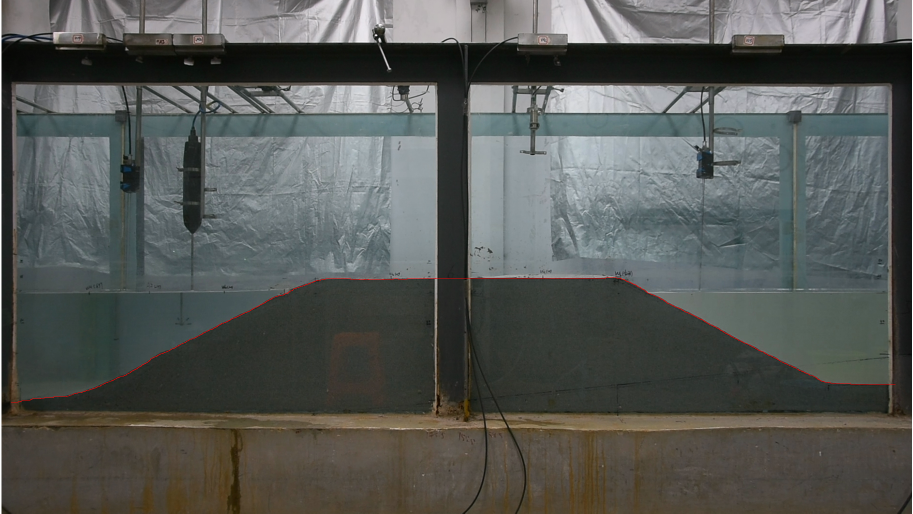
%> input picture pixel identification/01-initial profile/h040H007-noveg-DSC_4351.MOV_000046.462.png, 1826 x 1027 px (shown at 1/2 size); its folder holds only this picture in this run
$ octave findline_middle.m   (GNU Octave 9; MATLAB toolbox functions it lacks are replaced by stand-ins)
%> lines starting %> are read from the running program, lines starting %| are printed output that depends on the picture
%% 读取当前文件夹内的所有png图片

clear;
clc;
close all;
Profilename = 'correction';
% 获取当前文件夹中所有png文件的文件名
fileList = dir('*.png');
% 遍历文件列表，逐个读取文件
figure(1)
pic0=fileList(1).name;
imshow(pic0);
hold on;

for i = 1:length(fileList)
    filename = fileList(i).name;
    % 使用imread函数读取文件
    img = imread(filename);
%> img is the input picture: size 1027x1826x3 uint8; mean R, G, B 86, 88.7, 85.5
    [m,n,color] = size(img);
%> m = 1027; n = 1826; color = 3
    img1 = rgb2gray(img);
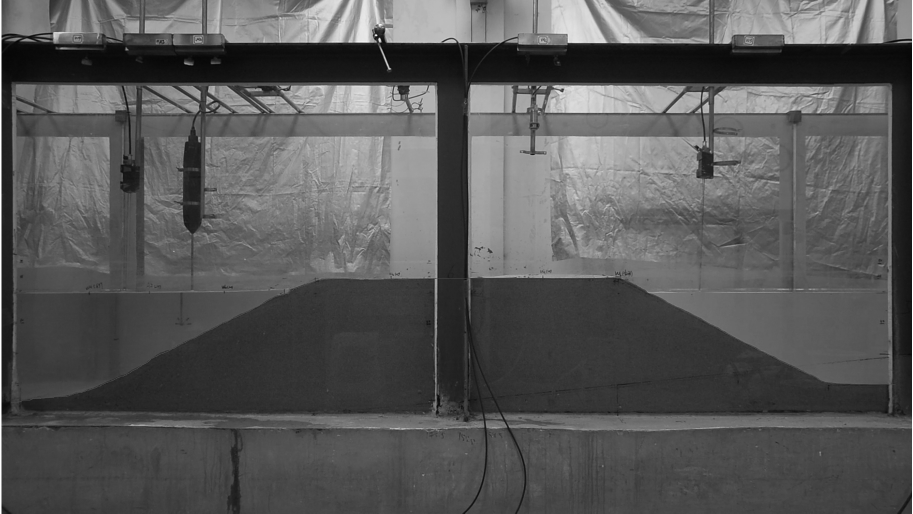
%> img1: size 1027x1826 uint8 (shown at 1/2 size); min 0, max 255, mean 87.5
    R = img(:,:,1);
    G = img(:,:,2);
    B = img(:,:,3);
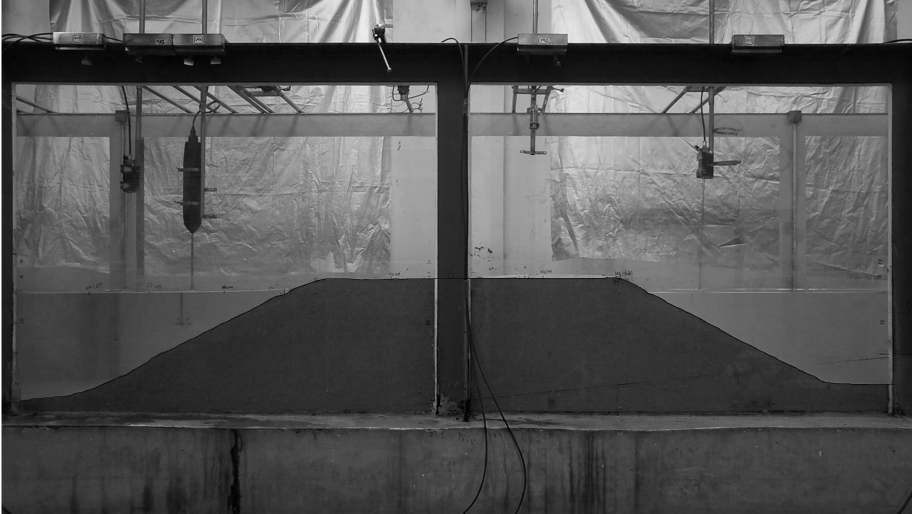
%> B: size 1027x1826 uint8 (shown at 1/2 size); min 0, max 255, mean 85.5
    clear A1 A2
    [A1,A2] = find(R==235 & G==6 & B==6); % A1-Y A2-X，已经将RGB纠正
%> A1 = 2189 values from 556 to 805; A2 = 2189 values from 23 to 1791
    figure(1)
    plot(A2,A1,'-.b','LineWidth',1);
    title(filename);
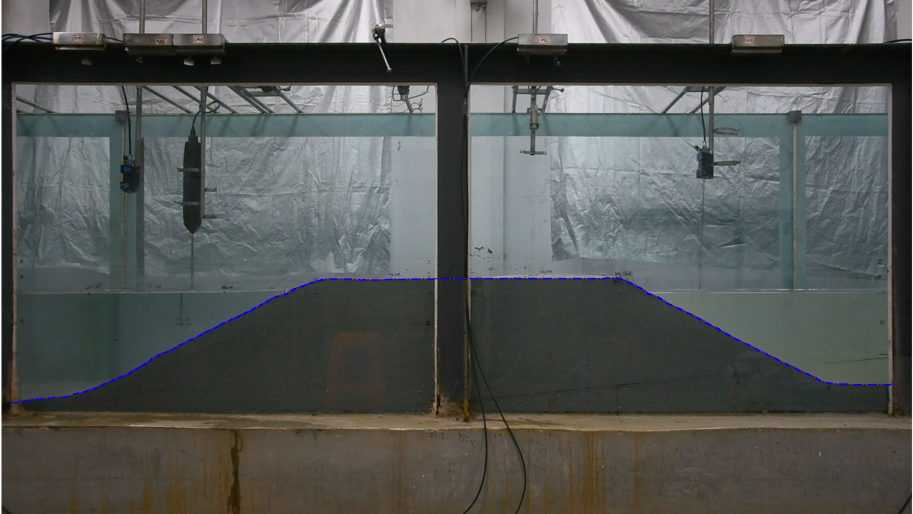
%> figure redrawn from the program's plot data; shown at 1/2 size; its title reads 'h040H007-noveg-DSC_4351.MOV_000046.462.png'
    hold on;
    %将横纵坐标转化为以水槽底部为0点的坐标系
    A2=8.7-(934-A2)*0.001655;
%> A2 = 2189 values from 7.19 to 10.12
    A1=(556-A1)*0.001724+0.45;
%> A1 = 2189 values, max 0.45 at index 1414, min 0.0207 at index 1, mean 0.285

    PDATA = [A2 A1];%已将顺序调整为xy坐标的正确标注
%> PDATA = 2189 rows, first 12: [7.19 0.0207; 7.19 0.0207; 7.2 0.0207; 7.2 0.0207; 7.2 0.0207; 7.2 0.0207; 7.2 0.0207; 7.2 0.0207; 7.21 0.0207; 7.21 0.0207; 7.21 0.0207; 7.21 0.0207]

    writematrix(PDATA, 'data.xlsx', 'Sheet', i);
end

$ run again, on pixel identification/01-initial profile/h040H019-noveg-DSC_4344.MOV_000101.681.png
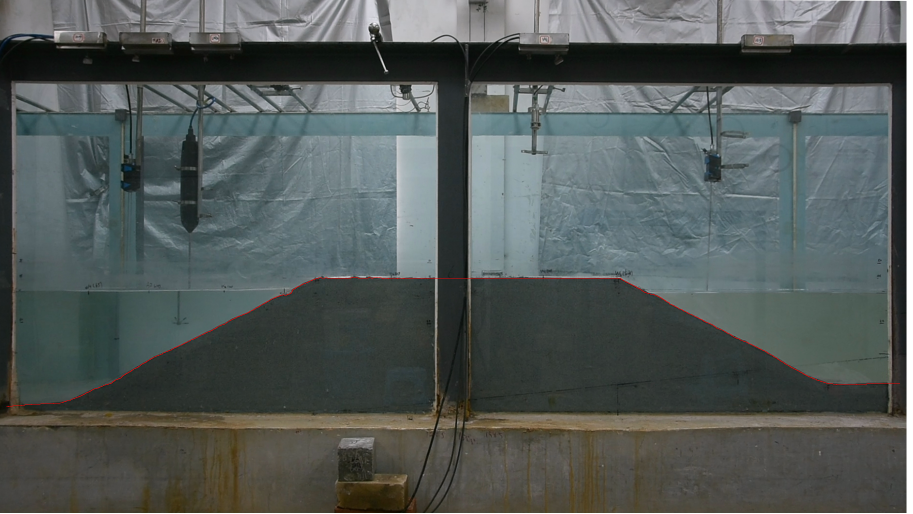
%> input picture pixel identification/01-initial profile/h040H019-noveg-DSC_4344.MOV_000101.681.png, 1826 x 1027 px (shown at 1/2 size)
%> img is the input picture: size 1027x1826x3 uint8; mean R, G, B 82.6, 89.6, 87.8
%> `B = img(:,:,3);`:
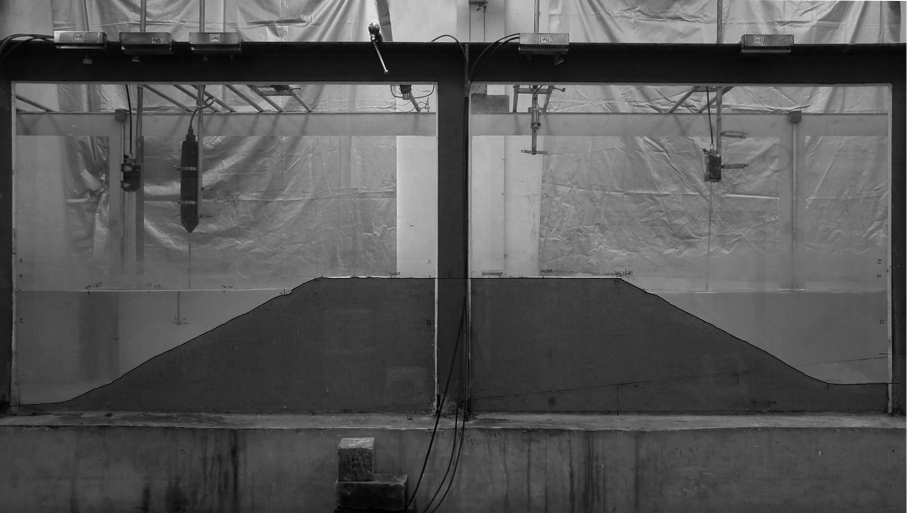
%> B: size 1027x1826 uint8 (shown at 1/2 size); min 0, max 255, mean 87.8
%> `[A1,A2] = find(R==235 & G==6 & B==6);`: A1 = 2235 values from 555 to 814; A2 = 2235 values from 14 to 1800
%> `title(filename);`:
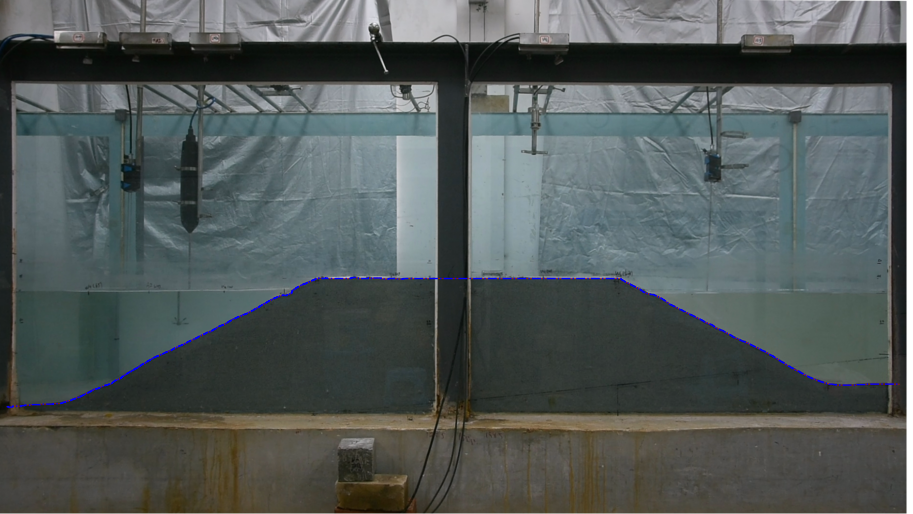
%> figure redrawn from the program's plot data; shown at 1/2 size; its title reads 'h040H019-noveg-DSC_4344.MOV_000101.681.png'
%> `A2=8.7-(934-A2)*0.001655;`: A2 = 2235 values from 7.18 to 10.13
%> `A1=(556-A1)*0.001724+0.45;`: A1 = 2235 values, max 0.452 at index 931, min 0.00521 at index 5, mean 0.28
%> PDATA = 2235 rows, first 12: [7.18 0.00693; 7.18 0.00693; 7.18 0.00693; 7.18 0.00693; 7.18 0.00521; 7.18 0.00521; 7.19 0.00521; 7.19 0.00521; 7.19 0.00521; 7.19 0.00521; 7.19 0.00521; 7.19 0.00521]

$ run again, on pixel identification/01-initial profile/h045H010-noveg-DSC_4341.MOV_000100.831.png
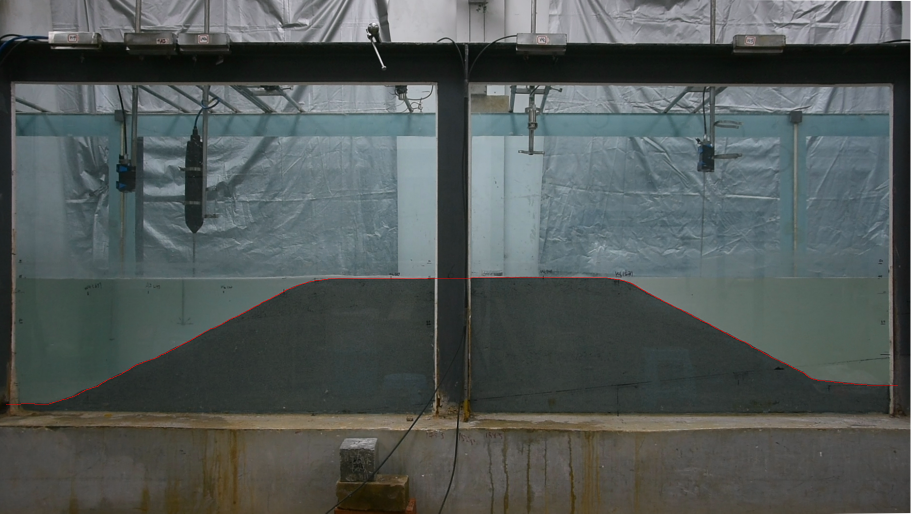
%> input picture pixel identification/01-initial profile/h045H010-noveg-DSC_4341.MOV_000100.831.png, 1826 x 1027 px (shown at 1/2 size)
%> img is the input picture: size 1027x1826x3 uint8; mean R, G, B 81.7, 88.6, 87.2
%> `B = img(:,:,3);`:
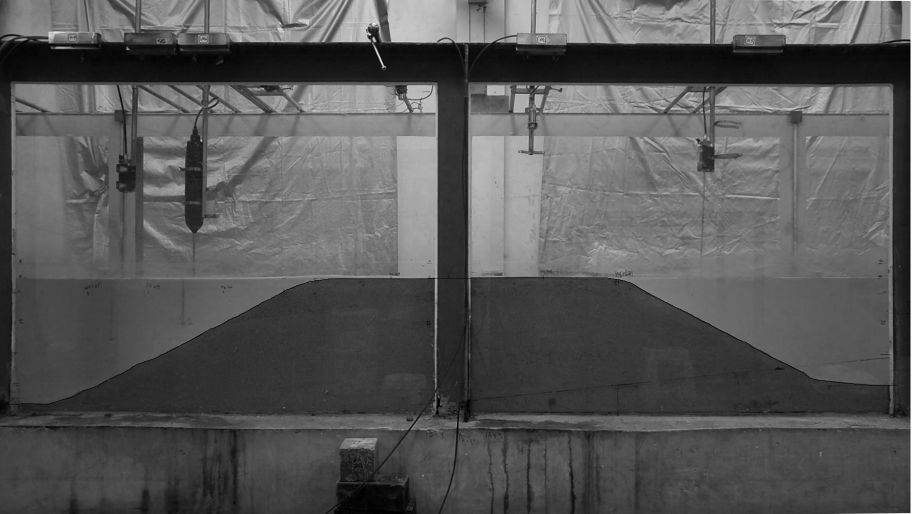
%> B: size 1027x1826 uint8 (shown at 1/2 size); min 0, max 255, mean 87.2
%> `[A1,A2] = find(R==235 & G==6 & B==6);`: A1 = 2194 values from 556 to 810; A2 = 2194 values from 13 to 1796
%> `title(filename);`:
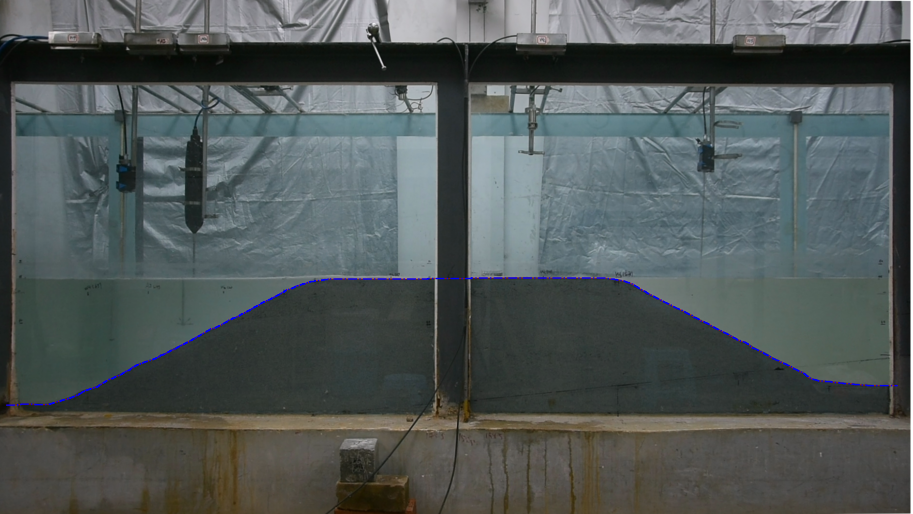
%> figure redrawn from the program's plot data; shown at 1/2 size; its title reads 'h045H010-noveg-DSC_4341.MOV_000100.831.png'
%> `A2=8.7-(934-A2)*0.001655;`: A2 = 2194 values from 7.18 to 10.13
%> `A1=(556-A1)*0.001724+0.45;`: A1 = 2194 values, max 0.45 at index 1152, min 0.0121 at index 1, mean 0.281
%> PDATA = 2194 rows, first 12: [7.18 0.0121; 7.18 0.0121; 7.18 0.0121; 7.18 0.0121; 7.18 0.0121; 7.18 0.0121; 7.19 0.0121; 7.19 0.0121; 7.19 0.0121; 7.19 0.0121; 7.19 0.0121; 7.19 0.0121]

$ run again, on pixel identification/01-initial profile/h040H010-noveg-DSC_4347.MOV_000144.490.png
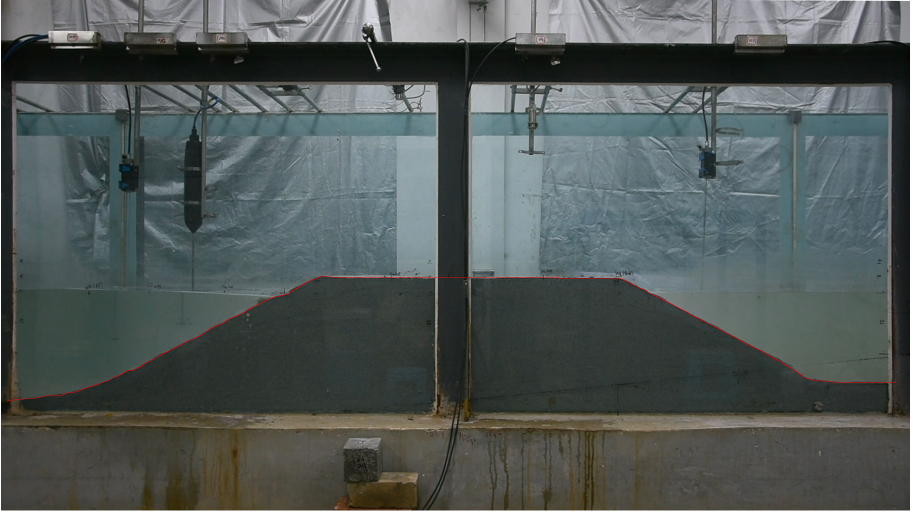
%> input picture pixel identification/01-initial profile/h040H010-noveg-DSC_4347.MOV_000144.490.png, 1826 x 1027 px (shown at 1/2 size)
%> img is the input picture: size 1027x1826x3 uint8; mean R, G, B 81, 88.5, 86.9
%> `B = img(:,:,3);`:
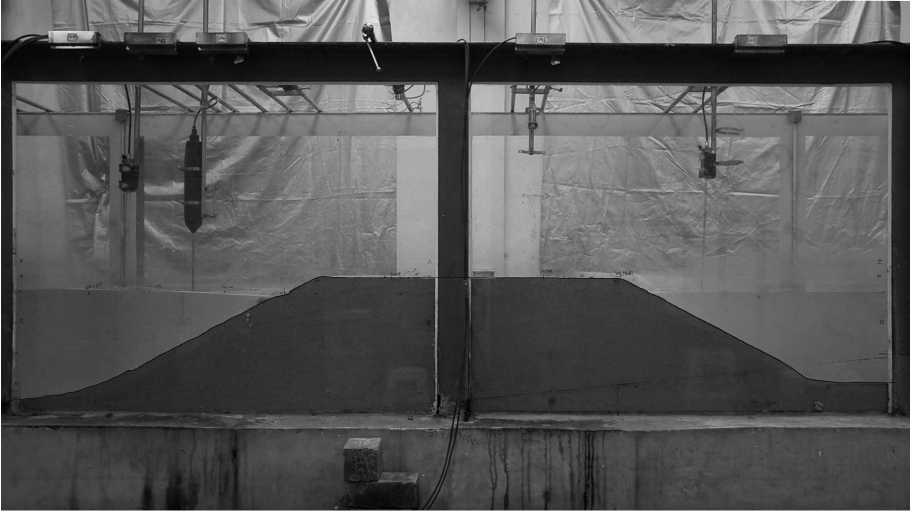
%> B: size 1027x1826 uint8 (shown at 1/2 size); min 0, max 255, mean 86.9
%> `[A1,A2] = find(R==235 & G==6 & B==6);`: A1 = 2185 values from 553 to 801; A2 = 2185 values from 16 to 1793
%> `title(filename);`:
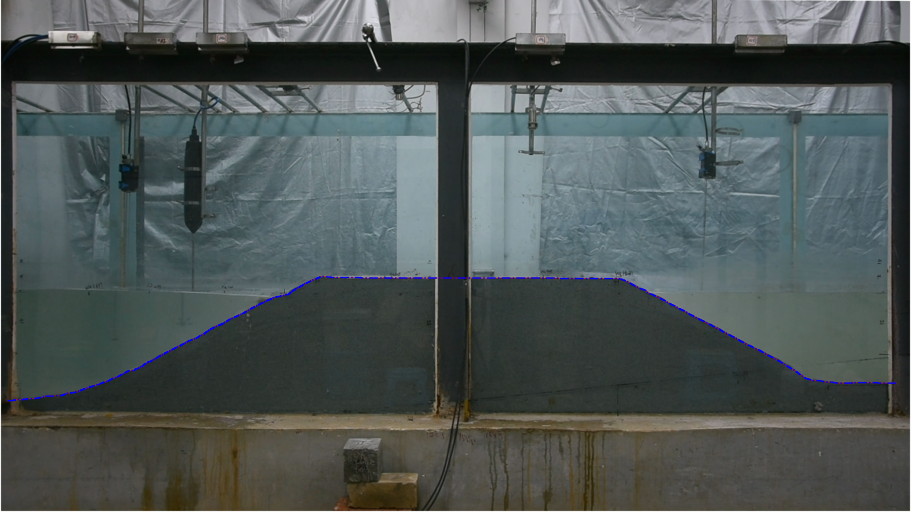
%> figure redrawn from the program's plot data; shown at 1/2 size; its title reads 'h040H010-noveg-DSC_4347.MOV_000144.490.png'
%> `A2=8.7-(934-A2)*0.001655;`: A2 = 2185 values from 7.18 to 10.12
%> `A1=(556-A1)*0.001724+0.45;`: A1 = 2185 values, max 0.455 at index 841, min 0.0276 at index 1, mean 0.285
%> PDATA = 2185 rows, first 12: [7.18 0.0276; 7.18 0.0276; 7.18 0.0276; 7.19 0.0276; 7.19 0.0276; 7.19 0.0276; 7.19 0.0276; 7.19 0.0276; 7.19 0.0276; 7.2 0.0276; 7.2 0.0276; 7.2 0.0293]
